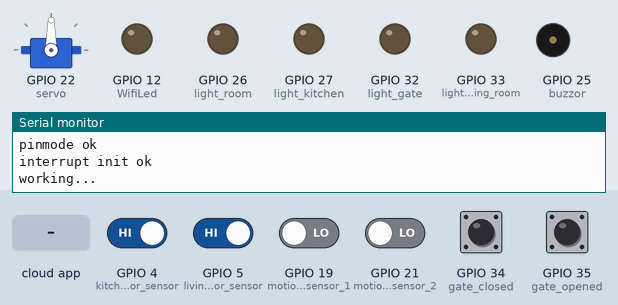
Recording of a sketch running on a simulated ESP32. Parts: servo, output pins drawn as LEDs (lit = HIGH), buzzer (waves = sounding, pin HIGH), the last lines printed to the serial monitor. Inputs (shaded band) come from the test bench; at power-on: GPIO 4 (kitchen_door_sensor), GPIO 5 (living_room_door_sensor), GPIO 34 (gate_closed), GPIO 35 (gate_opened) HIGH, GPIO 19 (motion_sensor_1), GPIO 21 (motion_sensor_2) LOW. WiFi joins after 1.5 s; servers stay silent unless stated; the modem accepts every AT command (registered, SIM ready, sends succeed) and sends nothing else; the Firebase database answers and starts empty.

Above: at 7.0 s.
7.1 s: GPIO 4 (kitchen_door_sensor) driven LOW
At 7.8 s:
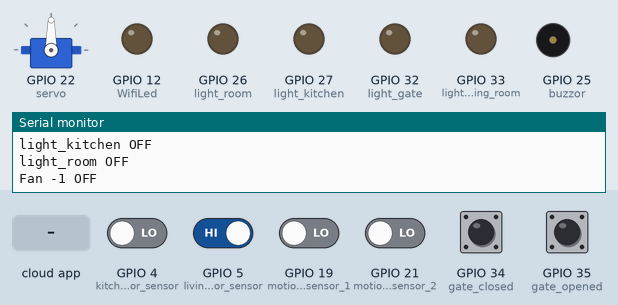
8.7 s: the phone or cloud app sets gate_light to true
At 11.5 s:
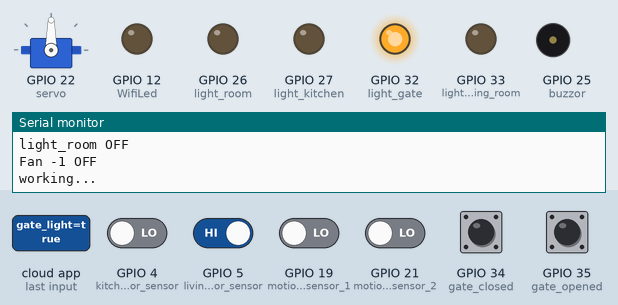
12.1 s: GPIO 19 (motion_sensor_1) driven HIGH
At 12.2 s:
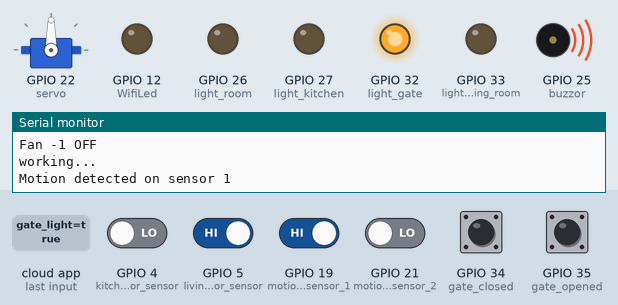
13.8 s: the phone or cloud app sets living_room_light to true
At 16.9 s:
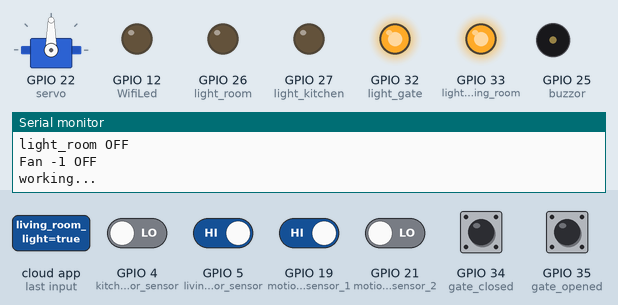
17.2 s: the phone or cloud app sets Kitchen_light to true
At 19.2 s:
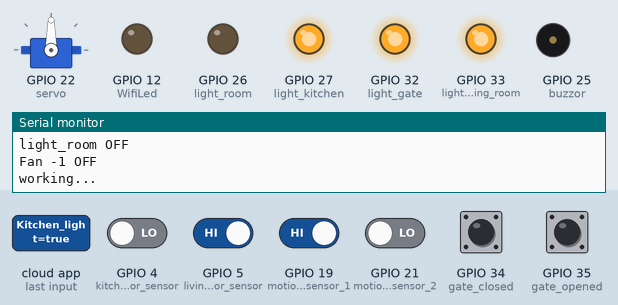
20.2 s: the phone or cloud app sets room_light to true
At 22.8 s:
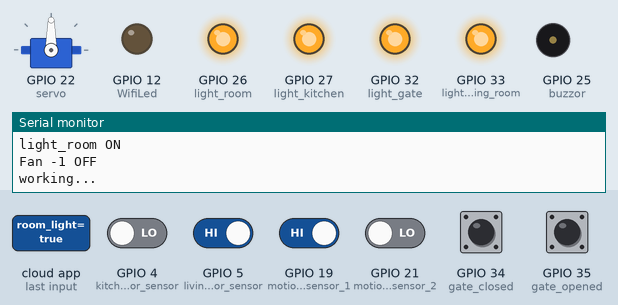
Timing chart, 0 to 23.9 s (numbered marks = the images above; inputs shaded):
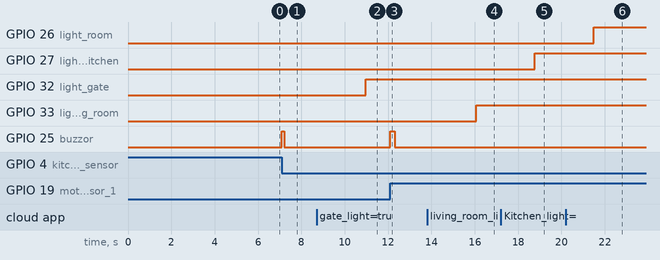

Measured:
- after the input at 7.1 s, GPIO 25 (buzzor): LOW → HIGH at once, → LOW 0.11 s later
- after the input at 8.7 s, GPIO 32 (light_gate): LOW → HIGH after 2.3 s
- after the input at 12.1 s, GPIO 25 (buzzor): LOW → HIGH at once, → LOW 0.22 s later
- after the input at 13.8 s, GPIO 33 (light_living_room): LOW → HIGH after 2.3 s
- after the input at 17.2 s, GPIO 27 (light_kitchen): LOW → HIGH after 1.6 s
- after the input at 20.2 s, GPIO 26 (light_room): LOW → HIGH after 1.3 s

The sketch:

all-in-one-from-esp32.ino
```cpp
#include <Arduino.h>
#include <WiFi.h>               //we are using the ESP32
#include <Firebase_ESP_Client.h>
#include <string.h>
#include <Servo.h>
#include <HardwareSerial.h>
HardwareSerial mySerial(2); // Assuming SIM900 Tx & Rx is connected to ESP32's UART2 (GPIO 17 & GPIO 16)

Servo myServo;

//Provide the token generation process info.
#include "addons/TokenHelper.h"
//Provide the RTDB payload printing info and other helper functions.
#include "addons/RTDBHelper.h"


// Insert your network credentials
#define WIFI_SSID "SLT-4G_16421C"
#define WIFI_PASSWORD "12345678"

// Insert Firebase project API Key
#define API_KEY "IzaSyDpWg63KrqfTtMBLvKHNWejw3"

// Insert RTDB URLefine the RTDB URL */
#define DATABASE_URL "https://smart-home-deft-rtdb.firebaseio.com/"

String Regulator1, relay_systemarm, relay_gate_controll ,relay_gate_light,relay_power, relay_sos ;
String Regulator2, relay_light_living_room, relay_Kitchen_light, relay_room_light, relay_Fan1 ;


#define power 15
#define living_room_door_sensor 5 //
#define kitchen_door_sensor 4
#define ldr_zone1 2
#define ldr_zone2 18
#define motion_sensor_1 19
#define motion_sensor_2 21
#define servo 22
#define light_gate 32
#define light_living_room 33
#define light_kitchen 27
#define light_room 26
#define buzzor 25
#define WifiLed 12
#define FAN 13
#define gas 14
#define gate_closed 34
#define gate_opened 35


// 34 35 input only
// 23
volatile bool motionInterrupt1 = false;
volatile bool motionInterrupt2 = false;
volatile bool doorInterrupt_1 = false;
volatile bool doorInterrupt_2 = false;
volatile bool laserInterrupt_1 = false;
volatile bool laserInterrupt_2 = false;
volatile bool gateopenInterrupt= false;
volatile bool gatecloseInterrupt= false;

bool buzzerActive = false;
unsigned long buzzerStartTime = 0;
const unsigned long buzzerDuration = 15000; // 3 minutes in milliseconds


//Define Firebase Data object
FirebaseData fbdo;

FirebaseAuth auth;
FirebaseConfig config;

unsigned long sendDataPrevMillis = 0;
int count = 0;
bool signupOK = false;


// interrupt serving root for sensors
void IRAM_ATTR motionSensorISR1() {
  motionInterrupt1 = true;
    Serial.println("Motion detected on sensor 1");
    buzzorON();
}

void IRAM_ATTR motionSensorISR2() {
  motionInterrupt2 = true;
    Serial.println("Motion detected on sensor 2");
    buzzorON();
}

void IRAM_ATTR doorDetected_livingRoomISR() {
  doorInterrupt_1 = true;
    Serial.println("Door detected 1");
    buzzorON();
}

void IRAM_ATTR doorDetected_kitchenISR() {
  doorInterrupt_2 = true;
    Serial.println("Door detected 2");
    buzzorON();
}
void IRAM_ATTR gate_closedISR() {
  gatecloseInterrupt = true;
  gatecontroll();
}
void IRAM_ATTR gate_openedISR() {
  gateopenInterrupt = true;
  gatecontroll();
}


void setup(){
  Serial.begin(115200);
  WiFi.begin(WIFI_SSID, WIFI_PASSWORD);
  Serial.print("Connecting to Wi-Fi");
  while (WiFi.status() != WL_CONNECTED){
    Serial.print(".");
    delay(300);
  }
  Serial.println();
  Serial.print("Connected with IP: ");
  Serial.println(WiFi.localIP());
  Serial.println();
//sim900
  mySerial.begin(115200, SERIAL_8N1, 16, 17);

  Serial.println("SIM 900 Initializing...");
  delay(1000);

  mySerial.println("AT");
  updateSerial();

  mySerial.println("AT+CMGF=1");
  updateSerial();

  mySerial.println("AT+CMGS=\"+9476\""); // Change ZZ with country code and xxxxxxxxxxx with phone number to sms
  updateSerial();

  mySerial.print("POwer ON or Reset");
  updateSerial();
  mySerial.write(26);

  // Assign the api key
  config.api_key = API_KEY;

  // Assign the RTDB URL
  config.database_url = DATABASE_URL;

  //
  if (Firebase.signUp(&config, &auth, "", "")){
    Serial.println("firebase connected");
    signupOK = true;
  }
  else{
    Serial.printf("%s\n", config.signer.signupError.message.c_str());
  }

  /* Assign the callback function for the long running token generation task */
  config.token_status_callback = tokenStatusCallback; //see addons/TokenHelper.h

  Firebase.begin(&config, &auth);
  Firebase.reconnectWiFi(true);

  if ( Firebase.RTDB.getString(&fbdo, "system_arm") ){
    if (fbdo.dataType() == "string"){
        relay_systemarm = fbdo.stringData();
    }
  }
  Firebase.RTDB.setString(&fbdo, "sos", "false");
  Firebase.RTDB.setString(&fbdo, "gate_light", "false");
  Firebase.RTDB.setString(&fbdo, "living_room_light", "false");
  Firebase.RTDB.setString(&fbdo, "Kitchen_light", "false");
  Firebase.RTDB.setString(&fbdo, "room_light", "false");
  Firebase.RTDB.setString(&fbdo, "gate_controll", "false");
  Firebase.RTDB.setString(&fbdo, "Fan1", "false");
  Firebase.RTDB.setString(&fbdo, "power", "false");
  Serial.println("Firebase done");

  pinMode(power, INPUT);
  pinMode(living_room_door_sensor,INPUT_PULLUP);
  pinMode(kitchen_door_sensor,INPUT_PULLUP);
  pinMode(ldr_zone1, INPUT);
  pinMode(ldr_zone2,INPUT);
  pinMode(motion_sensor_1,INPUT);
  pinMode(motion_sensor_2,INPUT);
  pinMode(servo, OUTPUT);
  pinMode(light_gate, OUTPUT);
  pinMode(light_living_room, OUTPUT);
  pinMode(light_kitchen, OUTPUT);
  pinMode(light_room, OUTPUT);
  pinMode(buzzor, OUTPUT);
  pinMode(WifiLed, OUTPUT);
  pinMode(gas, INPUT);
  pinMode(gate_closed, INPUT);
  pinMode(gate_opened, INPUT);
  Serial.println("pinmode ok");

  myServo.attach(servo);
   //initialize interrupt for sensors
  attachInterrupt(digitalPinToInterrupt(motion_sensor_1), motionSensorISR1, RISING);
  attachInterrupt(digitalPinToInterrupt(motion_sensor_2), motionSensorISR2, RISING);
  attachInterrupt(digitalPinToInterrupt(living_room_door_sensor), doorDetected_livingRoomISR, CHANGE);
  attachInterrupt(digitalPinToInterrupt(kitchen_door_sensor), doorDetected_kitchenISR, CHANGE);
  attachInterrupt(digitalPinToInterrupt(gate_closed), gate_closedISR, FALLING);
  attachInterrupt(digitalPinToInterrupt(gate_opened), gate_openedISR, FALLING);

  Serial.println("interrupt init ok");
  //sendMessage("power on");

}

void loop(){
  //check system arm or not
  systemArmCheck();

  while (WiFi.status() != WL_CONNECTED)
  {
    digitalWrite(WifiLed,HIGH);
  }


  if ( Firebase.RTDB.getString(&fbdo, "system_arm") ){
    if (fbdo.dataType() == "string"){
        relay_systemarm = fbdo.stringData();
    }
  }
  if ( Firebase.RTDB.getString(&fbdo, "sos") ){
    if (fbdo.dataType() == "string"){
        relay_sos = fbdo.stringData();
    }
  }
  if ( Firebase.RTDB.getString(&fbdo, "gate_light") ){
    if (fbdo.dataType() == "string"){
        relay_gate_light = fbdo.stringData();
    }
  }
    if ( Firebase.RTDB.getString(&fbdo, "living_room_light") ){
    if (fbdo.dataType() == "string"){
        relay_light_living_room = fbdo.stringData();
    }
  }

      if ( Firebase.RTDB.getString(&fbdo, "Kitchen_light") ){
    if (fbdo.dataType() == "string"){
        relay_Kitchen_light = fbdo.stringData();
    }
  }

      if ( Firebase.RTDB.getString(&fbdo, "room_light") ){
    if (fbdo.dataType() == "string"){
        relay_room_light = fbdo.stringData();
    }
  }

      if ( Firebase.RTDB.getString(&fbdo, "gate_controll") ){
    if (fbdo.dataType() == "string"){
        relay_gate_controll = fbdo.stringData();
    }
  }

      if ( Firebase.RTDB.getString(&fbdo, "Fan1") ){
    if (fbdo.dataType() == "string"){
        relay_Fan1 = fbdo.stringData();
    }
  }

      if ( Firebase.RTDB.getString(&fbdo, "power") ){
    if (fbdo.dataType() == "string"){
        relay_power = fbdo.stringData();
    }
  }


  //do main task
  automation();

  if (buzzerActive && millis() - buzzerStartTime >= buzzerDuration) {
    // Turn off the buzzer
    digitalWrite(buzzor, LOW);
    buzzerActive = false;

    // Reset the trigger flags
    motionInterrupt1 = false;
    motionInterrupt2 = false;
    doorInterrupt_1 = false;
    doorInterrupt_2 = false;
  }
  handle_toDo();

}

void automation()
{
  if(relay_sos ="true"){
    digitalWrite(buzzor,HIGH);
    Serial.println("sos");
  }
  if(relay_sos ="false"){
    digitalWrite(buzzor,LOW);
  }
  if(relay_gate_controll == "opening")
  {
    digitalWrite(light_gate,HIGH);
    myServo.write(45);
    Serial.println("Gate_opening");
  }
  if(relay_gate_controll == "closing")
  {
    digitalWrite(light_gate,HIGH);
    myServo.write(135);
    Serial.println("Gate_closing");
  }
  if(relay_gate_light == "true")
  {
    digitalWrite(light_gate,HIGH);
    Serial.println("Gate_light ON");
  }
  if(relay_gate_light == "false")
  {
    digitalWrite(light_gate,LOW);
    Serial.println("Gate_light OFF");
  }
   if(relay_light_living_room == "true")
  {
    digitalWrite(light_living_room,HIGH);
    Serial.println("light_living_room ON");
  }
  if(relay_light_living_room == "false")
  {
    digitalWrite(light_living_room,LOW);
    Serial.println("light_living_room OFF");
  }
   if(relay_Kitchen_light == "true")
  {
    digitalWrite(light_kitchen,HIGH);
    Serial.println("light_kitchen ON");
  }
  if(relay_Kitchen_light == "false")
  {
    digitalWrite(light_kitchen,LOW);
    Serial.println("light_kitchen OFF");
  }

   if(relay_room_light == "true")
  {
    digitalWrite(light_room,HIGH);
    Serial.println("light_room ON");
  }
  if(relay_room_light == "false")
  {
    digitalWrite(light_room,LOW);
    Serial.println("light_room OFF");
  }
  if(relay_Fan1 == "true")
  {
    digitalWrite(FAN,LOW);
    Serial.println("Fan -1 ON");
  }
  if(relay_Fan1 == "false")
  {
    digitalWrite(FAN,LOW);
    Serial.println("Fan -1 OFF");
  }

}

void systemArmCheck(){
    if(relay_systemarm == "false"){
    Serial.print("Disarmed!!!");
    digitalWrite(buzzor, LOW);
    detachInterrupt(motion_sensor_1);
    detachInterrupt(motion_sensor_2);
    detachInterrupt(living_room_door_sensor);
    detachInterrupt(kitchen_door_sensor);
    detachInterrupt(ldr_zone1);
    detachInterrupt(ldr_zone2);
  }
  else{
  Serial.println("working...");
  attachInterrupt(digitalPinToInterrupt(motion_sensor_1), motionSensorISR1, RISING);
  attachInterrupt(digitalPinToInterrupt(motion_sensor_2), motionSensorISR2, RISING);
  attachInterrupt(digitalPinToInterrupt(living_room_door_sensor), doorDetected_livingRoomISR, CHANGE);
  attachInterrupt(digitalPinToInterrupt(kitchen_door_sensor), doorDetected_kitchenISR, CHANGE);
  }

}


void handle_toDo(){
  if (motionInterrupt1) {
   // Serial.println("Motion detected on sensor 1");
   Firebase.RTDB.setString(&fbdo, "system_arm", "threat");
   Firebase.RTDB.setString(&fbdo, "Notification/motion_1", "true");
   sendMessage("+947", "motion triggerd zone 1");
    motionInterrupt1 = false; // Reset flag
  }

    if (motionInterrupt2) {
   // Serial.println("Motion detected on sensor 2");
   Firebase.RTDB.setString(&fbdo, "system_arm", "threat");
   Firebase.RTDB.setString(&fbdo, "Notification/motion_2", "true");
   sendMessage("+9476", "motion triggerd zone 2");
    motionInterrupt2 = false; // Reset flag
  }
 if (doorInterrupt_1) {
  //  Serial.println("Door detected 1");
  Firebase.RTDB.setString(&fbdo, "system_arm", "threat");
  Firebase.RTDB.setString(&fbdo, "Notification/Door_living", "true");
  sendMessage("+9476", "Door triggerd zone 1");
    doorInterrupt_1 = false; // Reset flag
  }


  if (doorInterrupt_2) {
   // Serial.println("Door detected 2");
   Firebase.RTDB.setString(&fbdo, "system_arm", "threat");
   Firebase.RTDB.setString(&fbdo, "Notification/Door_kitchen", "true");
   sendMessage("+947", "Door triggerd zone 2");
    doorInterrupt_2 = false; // Reset flag
  }

  if (gateopenInterrupt) {
   // Serial.println("Door detected 2");
   Firebase.RTDB.setString(&fbdo, "Notification/gate_status", "true");
    gateopenInterrupt = false; // Reset flag
  }
  if (gatecloseInterrupt) {
   // Serial.println("Door detected 2");
   Firebase.RTDB.setString(&fbdo, "Notification/gate_status", "false");
    gatecloseInterrupt = false; // Reset flag
  }

}


void buzzorON(){
    if ((motionInterrupt1 || motionInterrupt2 || doorInterrupt_1 || doorInterrupt_2)/* && !buzzerActive */) {
      buzzerStartTime =0;
      // Turn on the buzzer
      digitalWrite(buzzor, HIGH);
      buzzerStartTime = millis();
      buzzerActive = true;
  }
}

void gatecontroll(){

  if(gateopenInterrupt= true){
    Serial.println("Gate opened");
    myServo.write(90);
  }
  if(gatecloseInterrupt= true){
    myServo.write(90);
    Serial.println("Gate closed");
  }
}

void updateSerial() {
  delay(500);
  while (Serial.available()) {
    mySerial.write(Serial.read()); // Forward what Serial received to SIM900
  }
  while (mySerial.available()) {
    Serial.write(mySerial.read()); // Forward what SIM900 received to Serial Port
  }
}

void sendMessage(const char* phoneNumber, const char* message) {
  mySerial.println("AT+CMGS=\"+9476\""); // Replace with phoneNumber
  delay(1000);
  mySerial.print(message);
  delay(100);
  mySerial.write(26); // End of message character
  delay(1000);
}
```
